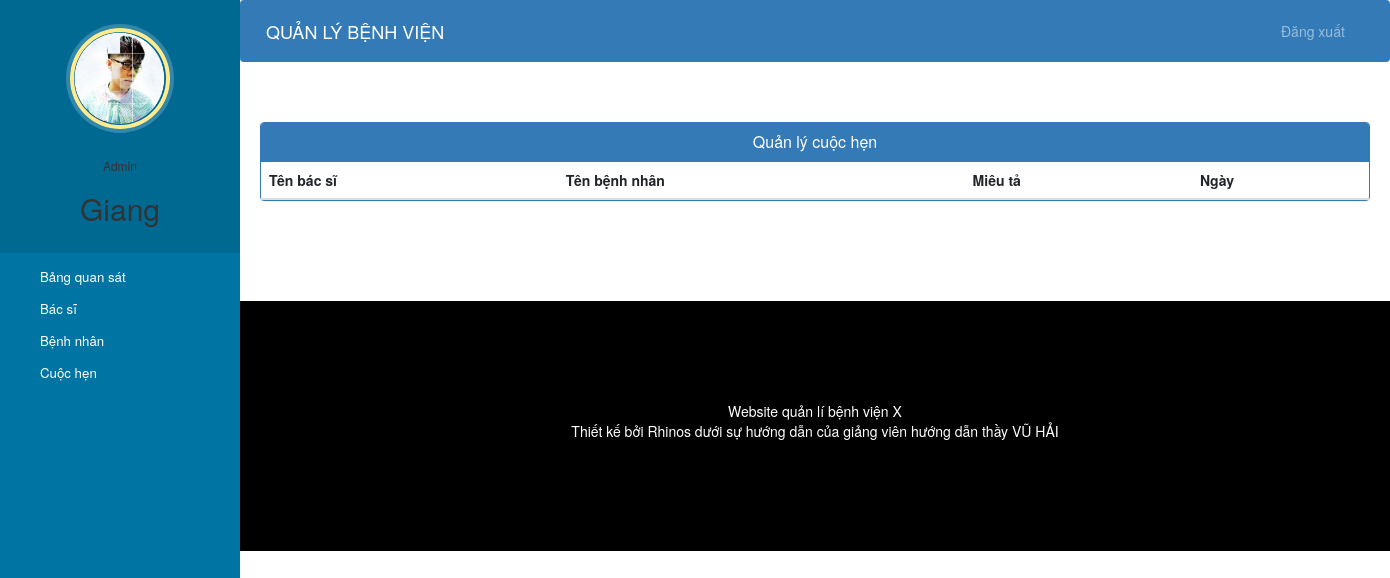
/admin-view-appointment (signed in), run on an earlier commit of the app's database.
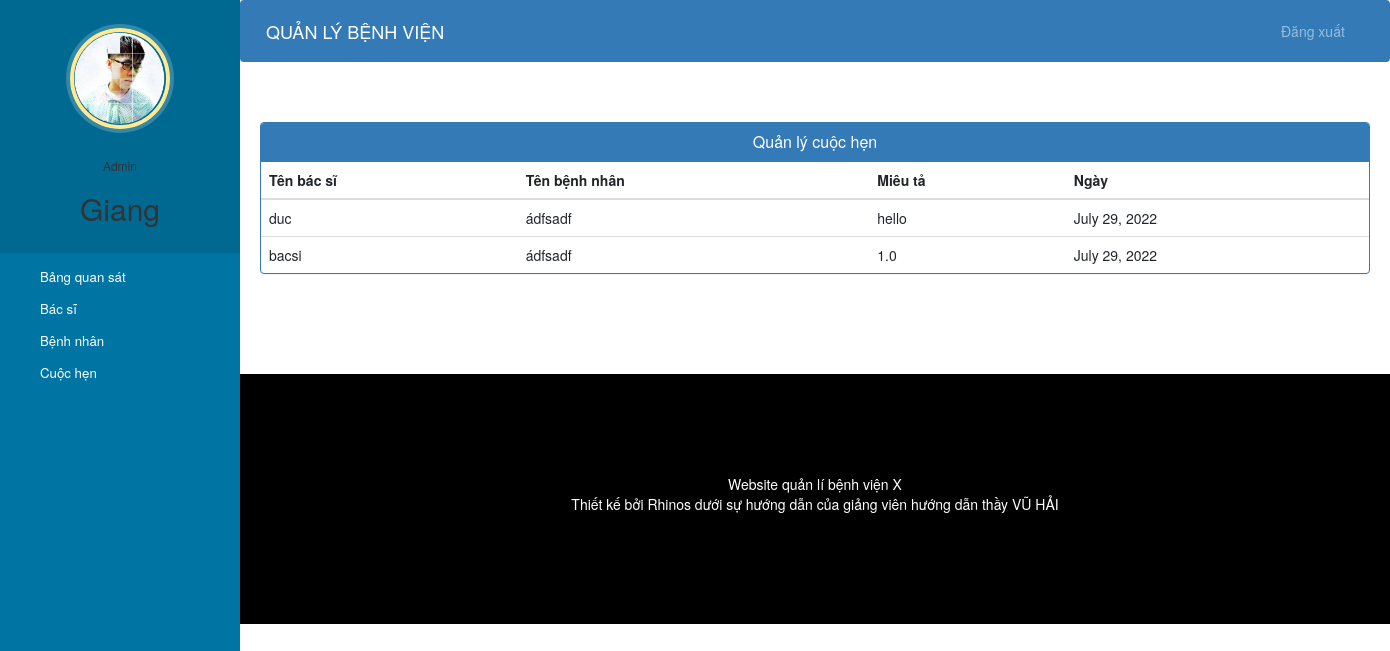
And on a later commit of the database.
### hospital/models.py (models this page shows)
class Appointment(models.Model):
    patientId=models.PositiveIntegerField(null=True)
    doctorId=models.PositiveIntegerField(null=True)
    patientName=models.CharField(max_length=40,null=True)
    doctorName=models.CharField(max_length=40,null=True)
    appointmentDate=models.DateField(editable=True)
    initDate=models.DateField()
    description=models.TextField(max_length=500)
    status=models.BooleanField(default=False)

### hospital/views.py (the view)
# urls.py: path('admin-view-appointment', views.admin_view_appointment_view,name='admin-view-appointment'),
@login_required(login_url='adminlogin')
@user_passes_test(is_admin)
def admin_view_appointment_view(request):
    appointments = models.Appointment.objects.all().filter(status=True)
    return render(request, 'hospital/admin_view_appointment.html', {'appointments': appointments})

### hospital/views.py (called while the page is built)
def is_admin(user):
    return user.groups.filter(name='ADMIN').exists()

### templates/hospital/admin_view_appointment.html (shortened to what this page needs)
{% extends 'hospital/admin_base.html' %}
{% block content %}
<head>
  <link href="//netdna.bootstrapcdn.com/bootstrap/3.0.0/css/bootstrap.min.css" rel="stylesheet" id="bootstrap-css">
</head>
<div class="container">
  <div class="panel panel-primary">
    <div class="panel-heading">
      <h6 class="panel-title">Quản lý cuộc hẹn</h6>
    </div>
    <table class="table table-hover" id="dev-table">
      <thead>
        <tr>
          <th>Tên bác sĩ</th>
          <th>Tên bệnh nhân</th>
          <th>Miêu tả</th>
          <th>Ngày</th>
        </tr>
      </thead>
      {% for a in appointments %}
      <tr>
        <td> {{a.doctorName}}</td>
        <td>{{a.patientName}}</td>
        <td>{{a.description}}</td>
        <td>{{a.appointmentDate}}</td>
      </tr>
      {% endfor %}
    </table>
  </div>
</div>
{% endblock content %}

What changed in the data, as far as the page shows it:
added Appointment: doctorName "duc", patientName "ádfsadf", description "hello", appointmentDate "July 29, 2022"
added Appointment: doctorName "bacsi", patientName "ádfsadf", description "1.0", appointmentDate "July 29, 2022"
